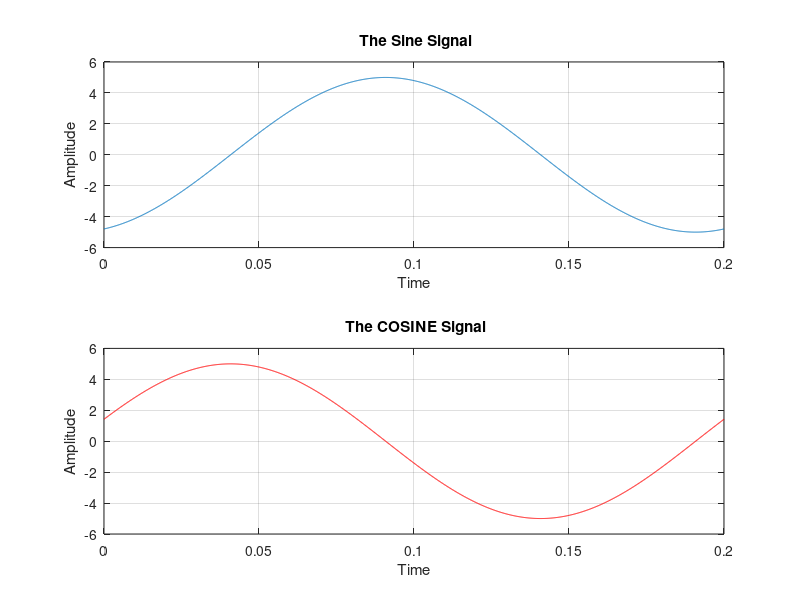

Reproduce this figure in MATLAB.
clc;
clear all;
close all;
t = [0:0.0001:0.2];
asin =input('Enter The AMPLITUDE of SINE wave :');
fsin = input('Enter The FREQUENCY of SINE wave :');
sphase=input('Enter The PHASE of SINE wave :');
sinwave = asin.*sin((2*pi*fsin*t)+sphase);
subplot(2,1,1);
plot(t,sinwave);
title(' The Sine Signal');
xlabel('Time');
ylabel('Amplitude');
grid on;
acos =input('Enter The AMPLITUDE of COS wave :');
fcos = input('Enter The FREQUENCY of COS wave :');
cphase=input('Enter The PHASE of COS wave :');
coswave = acos.*cos((2*pi*fcos*t)+cphase);
subplot(2,1,2);
plot(t,coswave,'r');
title(' The COSINE Signal');
xlabel('Time');
ylabel('Amplitude');
grid on;